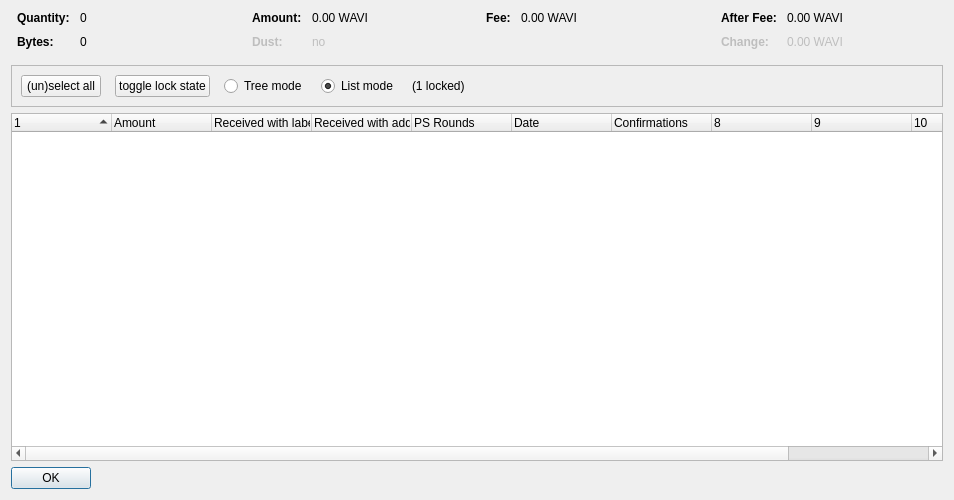
<?xml version="1.0" encoding="UTF-8"?>
<ui version="4.0">
 <class>CoinControlDialog</class>
 <widget class="QDialog" name="CoinControlDialog">
  <property name="geometry">
   <rect>
    <x>0</x>
    <y>0</y>
    <width>954</width>
    <height>500</height>
   </rect>
  </property>
  <property name="windowTitle">
   <string>Coin Selection</string>
  </property>
  <layout class="QVBoxLayout" name="verticalLayout">
   <item>
    <layout class="QHBoxLayout" name="horizontalLayoutTop" stretch="0,0,0,0">
     <property name="topMargin">
      <number>0</number>
     </property>
     <property name="bottomMargin">
      <number>10</number>
     </property>
     <item>
      <layout class="QFormLayout" name="formLayoutCoinControl1">
       <property name="horizontalSpacing">
        <number>10</number>
       </property>
       <property name="verticalSpacing">
        <number>10</number>
       </property>
       <property name="leftMargin">
        <number>6</number>
       </property>
       <property name="rightMargin">
        <number>6</number>
       </property>
       <item row="0" column="0">
        <widget class="QLabel" name="labelCoinControlQuantityText">
         <property name="font">
          <font>
           <weight>75</weight>
           <bold>true</bold>
          </font>
         </property>
         <property name="text">
          <string>Quantity:</string>
         </property>
        </widget>
       </item>
       <item row="0" column="1">
        <widget class="QLabel" name="labelCoinControlQuantity">
         <property name="cursor">
          <cursorShape>IBeamCursor</cursorShape>
         </property>
         <property name="contextMenuPolicy">
          <enum>Qt::ActionsContextMenu</enum>
         </property>
         <property name="text">
          <string notr="true">0</string>
         </property>
         <property name="textInteractionFlags">
          <set>Qt::LinksAccessibleByMouse|Qt::TextSelectableByKeyboard|Qt::TextSelectableByMouse</set>
         </property>
        </widget>
       </item>
       <item row="1" column="0">
        <widget class="QLabel" name="labelCoinControlBytesText">
         <property name="font">
          <font>
           <weight>75</weight>
           <bold>true</bold>
          </font>
         </property>
         <property name="text">
          <string>Bytes:</string>
         </property>
        </widget>
       </item>
       <item row="1" column="1">
        <widget class="QLabel" name="labelCoinControlBytes">
         <property name="cursor">
          <cursorShape>IBeamCursor</cursorShape>
         </property>
         <property name="contextMenuPolicy">
          <enum>Qt::ActionsContextMenu</enum>
         </property>
         <property name="text">
          <string notr="true">0</string>
         </property>
         <property name="textInteractionFlags">
          <set>Qt::LinksAccessibleByMouse|Qt::TextSelectableByKeyboard|Qt::TextSelectableByMouse</set>
         </property>
        </widget>
       </item>
      </layout>
     </item>
     <item>
      <layout class="QFormLayout" name="formLayoutCoinControl2">
       <property name="horizontalSpacing">
        <number>10</number>
       </property>
       <property name="verticalSpacing">
        <number>10</number>
       </property>
       <property name="leftMargin">
        <number>6</number>
       </property>
       <property name="rightMargin">
        <number>6</number>
       </property>
       <item row="0" column="0">
        <widget class="QLabel" name="labelCoinControlAmountText">
         <property name="font">
          <font>
           <weight>75</weight>
           <bold>true</bold>
          </font>
         </property>
         <property name="text">
          <string>Amount:</string>
         </property>
        </widget>
       </item>
       <item row="0" column="1">
        <widget class="QLabel" name="labelCoinControlAmount">
         <property name="cursor">
          <cursorShape>IBeamCursor</cursorShape>
         </property>
         <property name="contextMenuPolicy">
          <enum>Qt::ActionsContextMenu</enum>
         </property>
         <property name="text">
          <string notr="true">0.00 WAVI</string>
         </property>
         <property name="textInteractionFlags">
          <set>Qt::LinksAccessibleByMouse|Qt::TextSelectableByKeyboard|Qt::TextSelectableByMouse</set>
         </property>
        </widget>
       </item>
       <item row="1" column="0">
        <widget class="QLabel" name="labelCoinControlLowOutputText">
         <property name="enabled">
          <bool>false</bool>
         </property>
         <property name="font">
          <font>
           <weight>75</weight>
           <bold>true</bold>
          </font>
         </property>
         <property name="text">
          <string>Dust:</string>
         </property>
        </widget>
       </item>
       <item row="1" column="1">
        <widget class="QLabel" name="labelCoinControlLowOutput">
         <property name="enabled">
          <bool>false</bool>
         </property>
         <property name="cursor">
          <cursorShape>IBeamCursor</cursorShape>
         </property>
         <property name="contextMenuPolicy">
          <enum>Qt::ActionsContextMenu</enum>
         </property>
         <property name="text">
          <string notr="true">no</string>
         </property>
         <property name="textInteractionFlags">
          <set>Qt::LinksAccessibleByMouse|Qt::TextSelectableByKeyboard|Qt::TextSelectableByMouse</set>
         </property>
        </widget>
       </item>
      </layout>
     </item>
     <item>
      <layout class="QFormLayout" name="formLayoutCoinControl3">
       <property name="horizontalSpacing">
        <number>10</number>
       </property>
       <property name="verticalSpacing">
        <number>10</number>
       </property>
       <property name="leftMargin">
        <number>6</number>
       </property>
       <property name="rightMargin">
        <number>6</number>
       </property>
       <item row="0" column="0">
        <widget class="QLabel" name="labelCoinControlFeeText">
         <property name="font">
          <font>
           <weight>75</weight>
           <bold>true</bold>
          </font>
         </property>
         <property name="text">
          <string>Fee:</string>
         </property>
        </widget>
       </item>
       <item row="0" column="1">
        <widget class="QLabel" name="labelCoinControlFee">
         <property name="cursor">
          <cursorShape>IBeamCursor</cursorShape>
         </property>
         <property name="contextMenuPolicy">
          <enum>Qt::ActionsContextMenu</enum>
         </property>
         <property name="text">
          <string notr="true">0.00 WAVI</string>
         </property>
         <property name="textInteractionFlags">
          <set>Qt::LinksAccessibleByMouse|Qt::TextSelectableByKeyboard|Qt::TextSelectableByMouse</set>
         </property>
        </widget>
       </item>
      </layout>
     </item>
     <item>
      <layout class="QFormLayout" name="formLayoutCoinControl4">
       <property name="horizontalSpacing">
        <number>10</number>
       </property>
       <property name="verticalSpacing">
        <number>10</number>
       </property>
       <property name="leftMargin">
        <number>6</number>
       </property>
       <property name="rightMargin">
        <number>6</number>
       </property>
       <item row="0" column="0">
        <widget class="QLabel" name="labelCoinControlAfterFeeText">
         <property name="font">
          <font>
           <weight>75</weight>
           <bold>true</bold>
          </font>
         </property>
         <property name="text">
          <string>After Fee:</string>
         </property>
        </widget>
       </item>
       <item row="0" column="1">
        <widget class="QLabel" name="labelCoinControlAfterFee">
         <property name="cursor">
          <cursorShape>IBeamCursor</cursorShape>
         </property>
         <property name="contextMenuPolicy">
          <enum>Qt::ActionsContextMenu</enum>
         </property>
         <property name="text">
          <string notr="true">0.00 WAVI</string>
         </property>
         <property name="textInteractionFlags">
          <set>Qt::LinksAccessibleByMouse|Qt::TextSelectableByKeyboard|Qt::TextSelectableByMouse</set>
         </property>
        </widget>
       </item>
       <item row="1" column="0">
        <widget class="QLabel" name="labelCoinControlChangeText">
         <property name="enabled">
          <bool>false</bool>
         </property>
         <property name="font">
          <font>
           <weight>75</weight>
           <bold>true</bold>
          </font>
         </property>
         <property name="text">
          <string>Change:</string>
         </property>
        </widget>
       </item>
       <item row="1" column="1">
        <widget class="QLabel" name="labelCoinControlChange">
         <property name="enabled">
          <bool>false</bool>
         </property>
         <property name="cursor">
          <cursorShape>IBeamCursor</cursorShape>
         </property>
         <property name="contextMenuPolicy">
          <enum>Qt::ActionsContextMenu</enum>
         </property>
         <property name="text">
          <string notr="true">0.00 WAVI</string>
         </property>
         <property name="textInteractionFlags">
          <set>Qt::LinksAccessibleByMouse|Qt::TextSelectableByKeyboard|Qt::TextSelectableByMouse</set>
         </property>
        </widget>
       </item>
      </layout>
     </item>
    </layout>
   </item>
   <item>
    <widget class="QFrame" name="frame">
     <property name="minimumSize">
      <size>
       <width>0</width>
       <height>40</height>
      </size>
     </property>
     <property name="frameShape">
      <enum>QFrame::StyledPanel</enum>
     </property>
     <property name="frameShadow">
      <enum>QFrame::Sunken</enum>
     </property>
     <layout class="QHBoxLayout" name="horizontalLayout">
      <item>
       <layout class="QHBoxLayout" name="horizontalLayoutPanel" stretch="0,0,0,0,0,0">
        <property name="spacing">
         <number>14</number>
        </property>
        <item>
         <widget class="QPushButton" name="pushButtonSelectAll">
          <property name="sizePolicy">
           <sizepolicy hsizetype="Maximum" vsizetype="Fixed">
            <horstretch>0</horstretch>
            <verstretch>0</verstretch>
           </sizepolicy>
          </property>
          <property name="text">
           <string>(un)select all</string>
          </property>
          <property name="autoDefault">
           <bool>false</bool>
          </property>
         </widget>
        </item>
        <item>
         <widget class="QPushButton" name="pushButtonToggleLock">
          <property name="sizePolicy">
           <sizepolicy hsizetype="Maximum" vsizetype="Fixed">
            <horstretch>0</horstretch>
            <verstretch>0</verstretch>
           </sizepolicy>
          </property>
          <property name="text">
           <string>toggle lock state</string>
          </property>
          <property name="autoDefault">
           <bool>false</bool>
          </property>
         </widget>
        </item>
        <item>
         <widget class="QRadioButton" name="radioTreeMode">
          <property name="sizePolicy">
           <sizepolicy hsizetype="Maximum" vsizetype="Fixed">
            <horstretch>0</horstretch>
            <verstretch>0</verstretch>
           </sizepolicy>
          </property>
          <property name="text">
           <string>Tree mode</string>
          </property>
         </widget>
        </item>
        <item>
         <widget class="QRadioButton" name="radioListMode">
          <property name="sizePolicy">
           <sizepolicy hsizetype="Maximum" vsizetype="Fixed">
            <horstretch>0</horstretch>
            <verstretch>0</verstretch>
           </sizepolicy>
          </property>
          <property name="text">
           <string>List mode</string>
          </property>
          <property name="checked">
           <bool>true</bool>
          </property>
         </widget>
        </item>
        <item>
         <widget class="QLabel" name="labelLocked">
          <property name="text">
           <string>(1 locked)</string>
          </property>
         </widget>
        </item>
        <item>
         <spacer name="horizontalSpacer">
          <property name="orientation">
           <enum>Qt::Horizontal</enum>
          </property>
          <property name="sizeHint" stdset="0">
           <size>
            <width>40</width>
            <height>20</height>
           </size>
          </property>
         </spacer>
        </item>
       </layout>
      </item>
     </layout>
    </widget>
   </item>
   <item>
    <widget class="CoinControlTreeWidget" name="treeWidget">
     <property name="contextMenuPolicy">
      <enum>Qt::CustomContextMenu</enum>
     </property>
     <property name="sortingEnabled">
      <bool>false</bool>
     </property>
     <property name="columnCount">
      <number>11</number>
     </property>
     <attribute name="headerShowSortIndicator" stdset="0">
      <bool>true</bool>
     </attribute>
     <attribute name="headerStretchLastSection">
      <bool>false</bool>
     </attribute>
     <column>
      <property name="text">
       <string/>
      </property>
     </column>
     <column>
      <property name="text">
       <string>Amount</string>
      </property>
     </column>
     <column>
      <property name="text">
       <string>Received with label</string>
      </property>
     </column>
     <column>
      <property name="text">
       <string>Received with address</string>
      </property>
     </column>
     <column>
      <property name="text">
       <string>PS Rounds</string>
      </property>
     </column>
     <column>
      <property name="text">
       <string>Date</string>
      </property>
     </column>
     <column>
      <property name="text">
       <string>Confirmations</string>
      </property>
      <property name="toolTip">
       <string>Confirmed</string>
      </property>
     </column>
     <column>
      <property name="text">
       <string/>
      </property>
     </column>
     <column>
      <property name="text">
       <string/>
      </property>
     </column>
     <column>
      <property name="text">
       <string/>
      </property>
     </column>
     <column>
      <property name="text">
       <string/>
      </property>
     </column>
    </widget>
   </item>
   <item>
    <widget class="QDialogButtonBox" name="buttonBox">
     <property name="sizePolicy">
      <sizepolicy hsizetype="Maximum" vsizetype="Fixed">
       <horstretch>0</horstretch>
       <verstretch>0</verstretch>
      </sizepolicy>
     </property>
     <property name="orientation">
      <enum>Qt::Horizontal</enum>
     </property>
     <property name="standardButtons">
      <set>QDialogButtonBox::Ok</set>
     </property>
    </widget>
   </item>
  </layout>
 </widget>
 <customwidgets>
  <customwidget>
   <class>CoinControlTreeWidget</class>
   <extends>QTreeWidget</extends>
   <header>coincontroltreewidget.h</header>
  </customwidget>
 </customwidgets>
 <resources/>
 <connections/>
</ui>
